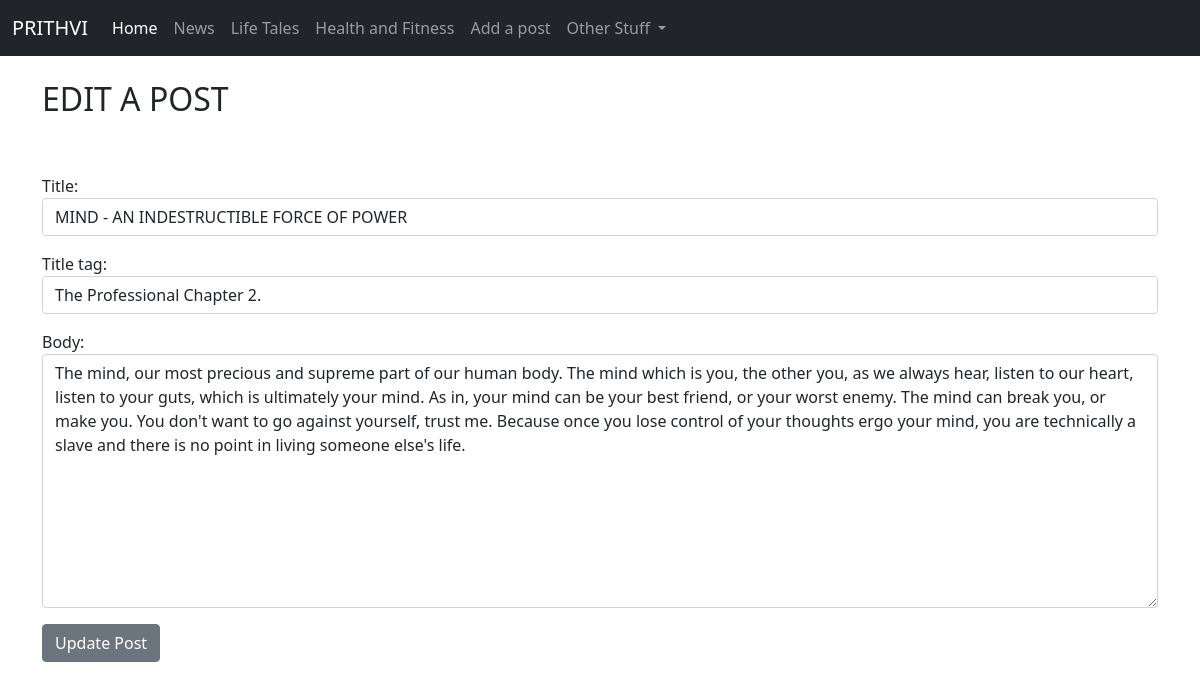
Screenshot of /article/edit/6 with the database file from the repository.
### theblog/models.py (models this page shows, shortened)
class Post(models.Model):
	title = models.CharField(max_length = 255)
	title_tag = models.CharField(max_length = 255)
	author = models.ForeignKey(User, on_delete = models.CASCADE)
	body = models.TextField()

### theblog/views.py (the view)
# urls.py: path('article/edit/<int:pk>', UpdatePostView.as_view(), name = 'update_post'),
class UpdatePostView(UpdateView):
	model = Post
	form_class = EditForm
	template_name = 'update_post.html'

### theblog/forms.py
class EditForm(forms.ModelForm):
	class Meta:
		model = Post
		fields = ('title', 'title_tag', 'body')
		widgets = {
			'title': forms.TextInput(attrs = {'class': 'form-control', 'placeholder': 'Add title'}),
			'title_tag': forms.TextInput(attrs = {'class': 'form-control', 'placeholder': 'Add title tag'}),
			'body': forms.Textarea(attrs = {'class': 'form-control', 'placeholder': 'YOUR BLOG'})
		}

### theblog/templates/update_post.html (shortened to what this page needs)
{% extends 'base.html' %}
{% block content %}
<h2>EDIT A POST </h2>
<br/>
<br/>
<div class="form-group">
	<form method="POST">
		{{ form.as_p }}
		<button class="btn btn-secondary">Update Post</button>
</div>
{% endblock %}

### rows the page displays
Post: title "MIND - AN INDESTRUCTIBLE FORCE OF POWER", title_tag "The Professional Chapter 2.", body "The mind, our most precious and supreme part of our human body. The mind which is you, the other you, as we always hear, listen to our heart, listen to your guts, which is ultimately your mind. As in, your mind can be your best friend, or your worst enemy. The mind can break you, or make you. You don't want to go against yourself, trust me. Because once you lose control of your thoughts ergo your mind, you are technically a slave and there is no point in living someone else's life."
